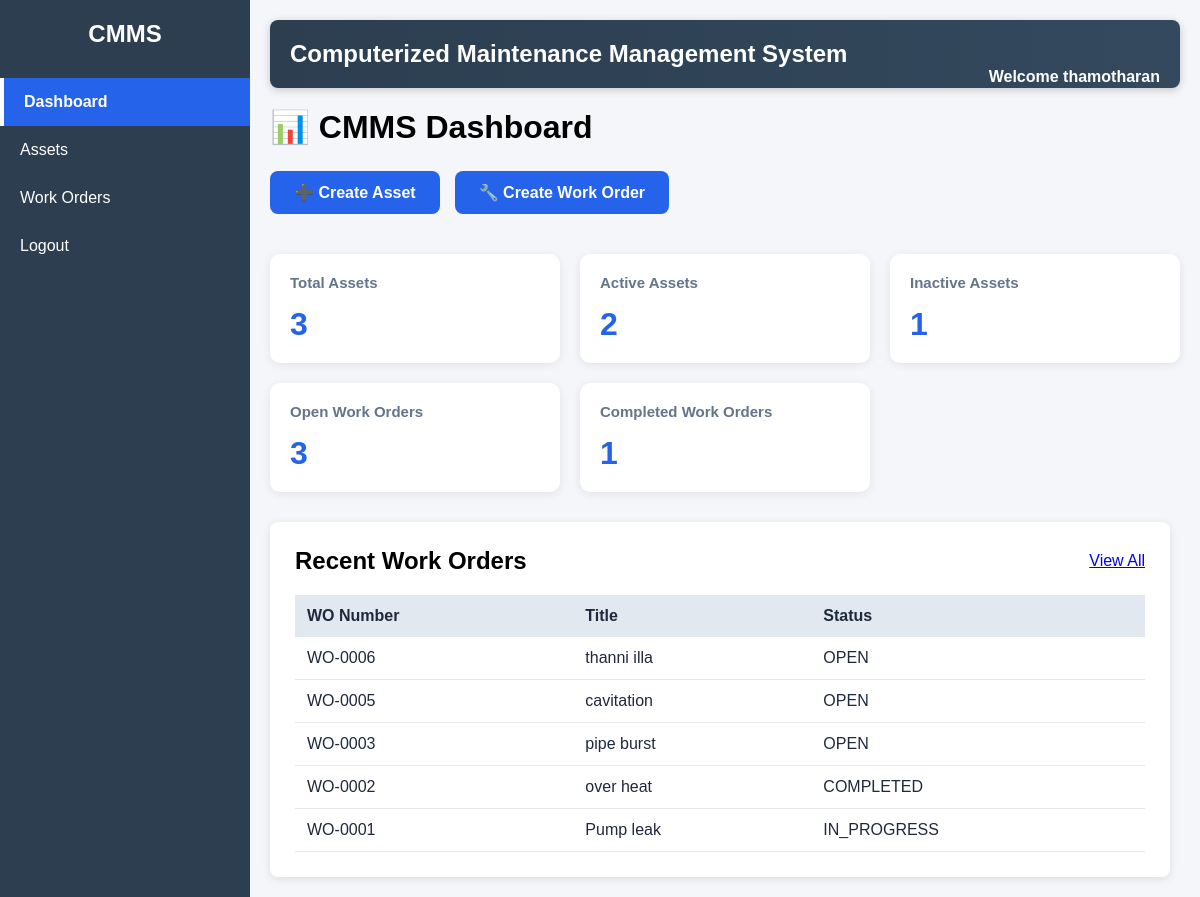
The page /dashboard/ (signed in) on the database its author committed.
### workorders/models.py (models this page shows, shortened)
class WorkOrder(models.Model):
    STATUS_CHOICES = [
        ('OPEN', 'Open'),
        ('IN_PROGRESS', 'In Progress'),
        ('COMPLETED', 'Completed'),
    ]
    work_order_number = models.CharField(
        max_length=20,
        unique=True,
        blank=True
    )
    title = models.CharField(
        max_length=200
    )
    description = models.TextField()
    asset = models.ForeignKey(
        Asset,
        on_delete=models.CASCADE
    )
    status = models.CharField(
        max_length=20,
        choices=STATUS_CHOICES,
        default='OPEN'
    )
    created_date = models.DateField(
        auto_now_add=True
    )

### dashboard/views.py (the view)
# urls.py: path('dashboard/',include('dashboard.urls')),
@login_required
def dashboard(request):
    total_assets = Asset.objects.count()
    active_assets = Asset.objects.filter(
        status='ACTIVE'
    ).count()
    inactive_assets = Asset.objects.filter(
        status='INACTIVE'
    ).count()
    total_work_orders = WorkOrder.objects.count()
    open_work_orders = WorkOrder.objects.filter(
        status='OPEN'
    ).count()
    completed_work_orders = WorkOrder.objects.filter(
        status='COMPLETED'
    ).count()
    recent_work_orders = WorkOrder.objects.order_by(
        '-id'
    )[:5]
    return render(
        request,
        'dashboard/dashboard.html',
        {
            'total_assets': total_assets,
            'active_assets': active_assets,
            'inactive_assets': inactive_assets,
            'total_work_orders': total_work_orders,
            'open_work_orders': open_work_orders,
            'completed_work_orders': completed_work_orders,
            'recent_work_orders': recent_work_orders,
            "current_page": "dashboard",
        }
    )

### templates/dashboard/dashboard.html
{% extends 'base.html' %}
{% block content %}
<h1 style="margin-bottom:25px;">📊 CMMS Dashboard</h1>
<div class="quick-actions">
    <a href="{% url 'asset_create' %}" class="action-btn"> ➕ Create Asset </a>
    <a href="{% url 'work_order_create' %}" class="action-btn"> 🔧 Create Work Order </a>
 </div>
<div class="dashboard-grid">
<div class="dashboard-card">
    <h3>Total Assets</h3>
    <p>{{ total_assets }}</p>
</div>
<div class="dashboard-card">
    <h3>Active Assets</h3>
    <p>{{ active_assets }}</p>
</div>
<div class="dashboard-card">
    <h3>Inactive Assets</h3>
    <p>{{ inactive_assets }}</p>
</div>
<div class="dashboard-card">
    <h3>Open Work Orders</h3>
    <p>{{ open_work_orders }}</p>
</div>
<div class="dashboard-card">
    <h3>Completed Work Orders</h3>
    <p>{{ completed_work_orders }}</p>
</div>
</div>
<div class="page-card recent-workorders-card">
    <div class="section-header">
        <h2>Recent Work Orders</h2>
        <a href="{% url 'work_order_list' %}" class="btn">
            View All
        </a>
    </div>
    <table class="dashboard-table">
        <tr>
            <th>WO Number</th>
            <th>Title</th>
            <th>Status</th>
        </tr>
        {% for work_order in recent_work_orders %}
        <tr>
            <td>{{ work_order.work_order_number }}</td>
            <td>{{ work_order.title }}</td>
            <td>{{ work_order.status }}</td>
        </tr>
        {% empty %}
        <tr>
            <td colspan="3">No work orders found.</td>
        </tr>
        {% endfor %}
    </table>
</div>
{% endblock %}

### templates/base.html (shortened to what this page needs)
{% load static %}
<!DOCTYPE html>
<html>
<head>
        <link rel="stylesheet"
          href="{% static 'css/style.css' %}">
</head>
<body>
<div class="layout">
    <div class="sidebar">
        <h2>CMMS</h2>
        <a href="{% url 'dashboard' %}"
        class="{% if current_page == 'dashboard' %}active-link{% endif %}">
            Dashboard
        </a>
        <a href="{% url 'asset_list' %}"
        class="{% if current_page == 'assets' %}active-link{% endif %}">
            Assets
        </a>
        <a href="{% url 'work_order_list' %}"
        class="{% if current_page == 'workorders' %}active-link{% endif %}">
            Work Orders
        </a>
        <a href="/logout/">
            Logout
        </a>
    </div>
    <div class="content">
        <div class="topbar">
            <h2>
                Computerized Maintenance Management System
            </h2>
            <span class="welcome">
                Welcome
                {{ request.user.username }}
            </span>
        </div>
        {% block content %}
        {% endblock %}
    </div>
</div>
</body>
</html>

### static/css/style.css (style rules this page uses)
* { margin: 0; padding: 0; box-sizing: border-box; }
body { font-family: Arial, sans-serif; background-color: #f4f6f9; }
.layout { display: flex; min-height: 100vh; }
.sidebar { width: 250px; background-color: #2c3e50; color: white; padding-top: 20px; }
.sidebar h2 { text-align: center; margin-bottom: 30px; }
.sidebar a { display: block; color: white; text-decoration: none; padding: 15px 20px; }
.content { flex: 1; padding: 20px; }
.topbar { background: linear-gradient( 90deg, #2c3e50, #34495e ); color: white; padding: 20px; margin-bottom: 20px; border-radius: 8px; box-shadow: 0 2px 8px rgba(0,0,0,0.2); }
.topbar h2 { margin: 0; }
.welcome { float: right; font-weight: bold; }
table { width: 100%; border-collapse: collapse; background-color: white; }
th { background-color: #34495e; color: white; padding: 12px; text-align: left; }
td { padding: 10px; border-bottom: 1px solid #ddd; }
.page-card { background-color: white; padding: 25px; border-radius: 8px; box-shadow: 0 2px 8px rgba(0,0,0,0.1); max-width: 900px; }
.active-link { background: #2563eb; border-left: 4px solid white; font-weight: bold; }
.sidebar a.active-link { background: #2563eb; border-left: 4px solid white; font-weight: bold; }
.dashboard-grid { display: grid; grid-template-columns: repeat(auto-fit, minmax(220px, 1fr)); gap: 20px; margin-bottom: 30px; }
.dashboard-card { background: white; padding: 20px; border-radius: 10px; box-shadow: 0 2px 10px rgba(0,0,0,0.08); }
.dashboard-card h3 { margin: 0; font-size: 15px; color: #64748b; }
.dashboard-card p { margin-top: 15px; margin-bottom: 0; font-size: 32px; font-weight: bold; color: #2563eb; }
.section-header { display: flex; justify-content: space-between; align-items: center; margin-bottom: 20px; }
.recent-workorders-card { margin-top: 20px; }
.dashboard-table { width: 100%; border-collapse: collapse; background: white; }
.dashboard-table th { background: #e2e8f0; color: #1e293b; text-align: left; padding: 12px; }
.dashboard-table td { background: white; color: #1e293b; padding: 12px; border-bottom: 1px solid #e5e7eb; }
.quick-actions { display: flex; gap: 15px; margin-top: 15px; }
.action-btn { display: inline-block; padding: 12px 24px; background: #2563eb; color: white; text-decoration: none; border-radius: 8px; font-weight: 600; transition: 0.2s; }
.quick-actions { margin-top: 20px; margin-bottom: 40px; }

### rows shown on the page
WorkOrder: work_order_number "WO-0006", title "thanni illa", status "OPEN"
WorkOrder: work_order_number "WO-0005", title "cavitation", status "OPEN"
WorkOrder: work_order_number "WO-0003", title "pipe burst", status "OPEN"
WorkOrder: work_order_number "WO-0002", title "over heat", status "COMPLETED"
WorkOrder: work_order_number "WO-0001", title "Pump leak", status "IN_PROGRESS"

### other values the page prints
{{ request.user.username }} "thamotharan"
{{ total_assets }} "3"
{{ active_assets }} "2"
{{ inactive_assets }} "1"
{{ open_work_orders }} "3"
{{ completed_work_orders }} "1"
